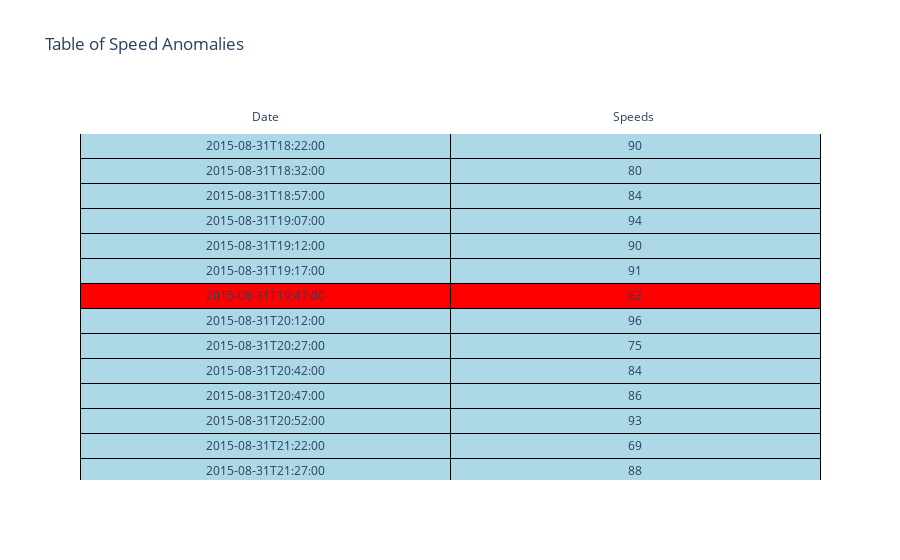

Notebook source saved alongside this figure:
### Code cell
color_map = {0: "lightblue", 1: "red"}
table = go.Table(header=dict(height=2,values=[['Date</b>'], ['Speeds </b>']],fill=dict(color='white')),
cells=dict(values=[df.round(3)[k].tolist() for k in ['timestamp', 'value']],line=dict(color='black'),height=25,fill=dict(color=[df['anomaly'].map(color_map)])))
layout = dict(title="Table of Speed Anomalies")
fig = go.Figure(data=[table], layout=layout)
iplot(fig)
plt.show()

### Figure 1 — Plotly figure (JSON) as saved in the notebook; plotly's stock layout.template omitted (floating-point values rounded to 4 significant figures; data arrays with more than 128 entries replaced by an {"elided": "..."} marker saying what was removed)
{"data": [{"cells": {"fill": {"color": {"elided": "1x2500 str values"}}, "height": 25, "line": {"color": "black"}, "values": {"elided": "2x2500 mixed values"}}, "header": {"fill": {"color": "white"}, "height": 2, "values": [["Date</b>"], ["Speeds </b>"]]}, "type": "table"}], "layout": {"title": {"text": "Table of Speed Anomalies"}}}
